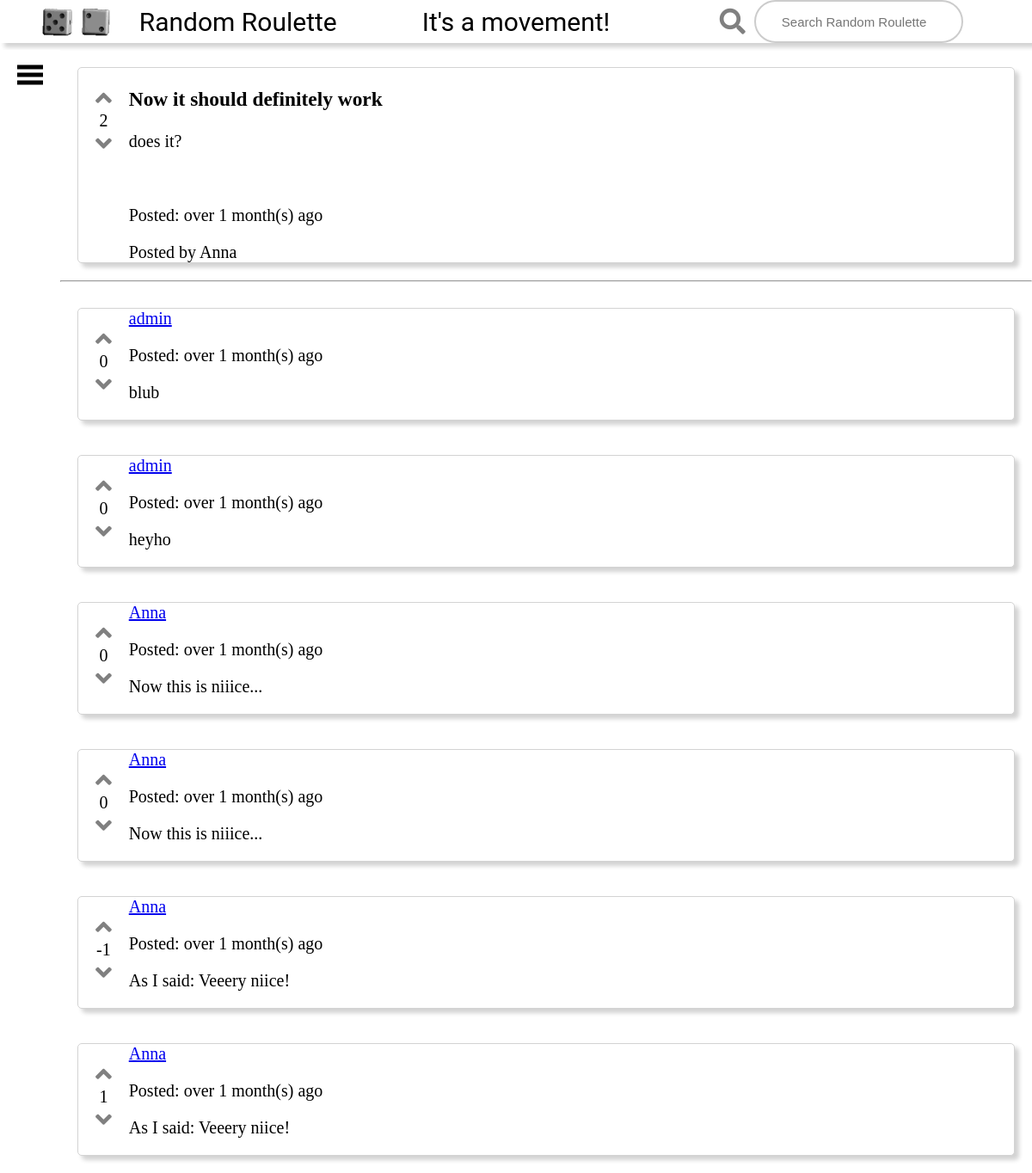
The app's page /post/14/ with its own data.
### posts/models.py (models this page shows, shortened)
class Post(models.Model):
    creator = models.ForeignKey(User, on_delete=models.DO_NOTHING, default=0)
    post_title = models.CharField(max_length=200)
    post_text = models.CharField(max_length=500)
    pub_date = models.DateTimeField('date published')
    up_votes_list = models.ManyToManyField(User, related_name='vote_list', blank=True)
    down_votes_list = models.ManyToManyField(User, related_name='down_votes_list', blank=True)
    post_image = models.ImageField(upload_to='uploads/%Y/%m/%d/', blank=True)
    def up_vote_count(self):
        return self.up_votes_list.count()
    def down_vote_count(self):
        return self.down_votes_list.count()
    def pub_date_printable(self):
        if timezone.now().year - self.pub_date.year > 0:
            return "over " + str(timezone.now().year - self.pub_date.year) + " year(s) ago"
        if timezone.now().month - self.pub_date.month > 0:
            return "over " + str(timezone.now().month - self.pub_date.month) + " month(s) ago"
    def vote_difference(self):
            return self.up_vote_count() - self.down_vote_count()

class Comment(models.Model):
    post = models.ForeignKey(Post, on_delete=models.CASCADE)
    creator = models.ForeignKey(User, on_delete=models.DO_NOTHING, default=0)
    comment_text = models.CharField(max_length=500)
    pub_date = models.DateTimeField('date published')
    up_votes_list = models.ManyToManyField(User, related_name='comment_vote_list', blank=True)
    down_votes_list = models.ManyToManyField(User, related_name='comment_down_vote_list', blank=True)
    def up_vote_count(self):
        return self.up_votes_list.count()
    def down_vote_count(self):
        return self.down_votes_list.count()
    def vote_difference(self):
            return self.up_vote_count() - self.down_vote_count()
    def pub_date_printable(self):
        if timezone.now().year - self.pub_date.year > 0:
            return "over " + str(timezone.now().year - self.pub_date.year) + " year(s) ago"
        if timezone.now().month - self.pub_date.month > 0:
            return "over " + str(timezone.now().month - self.pub_date.month) + " month(s) ago"

### posts/views.py (the view)
# urls.py: path('<int:post_id>/', views.detail, name='detail'),
def detail(request, post_id):
    current_post = get_object_or_404(Post, pk=post_id)
    current_user = request.user
    has_voted = has_already_voted(current_post, current_user)
    has_down_voted = has_already_down_voted(current_post, current_user)
    return render(request, 'detail.html',
                  {'post': current_post, 'has_voted': has_voted, 'has_down_voted': has_down_voted})

### posts/views.py (called while the page is built)
def has_already_voted(current_post, current_user):
    if current_post.up_votes_list.filter(username=current_user.username).exists():
        return 1
    else:
        return 0

def has_already_down_voted(current_post, current_user):
    if current_post.down_votes_list.filter(username=current_user.username).exists():
        return 1
    else:
        return 0

### posts/templates/detail.html (shortened to what this page needs)
{% extends 'base_generic.html' %}
{% block content %}
    {% load static %}
    <link rel="stylesheet" href="{% static 'css/postStyle.css' %}">
    <div class="comment">
        <div class="voting-section">
            <a class="fas fa-angle-up like" href="{% url 'posts:vote' post.id %}" id="like"></a>
            <div class="score likes">{{ post.vote_difference }}</div>
            <a class="fas fa-angle-down  dislike" href="{% url 'posts:down_vote' post.id %}" id="dislike"></a>
        </div>
        <div class="link">
            <h3>{{ post.post_title }}</h3>
            <p>{{ post.post_text }}</p>
            <p>Posted: {{ post.pub_date_printable }}</p>
            <a href='#'>Posted by {{ post.creator }}</a>
        </div>
    </div>
    <hr>
    <div class="commentblock">
        {% for comment in post.comment_set.all %}
            <div class="comment">
                <div class="voting-section">
                    <a class="fas fa-angle-up like" href="{% url 'posts:vote_comment' comment.id 0 %}"
                       id="like_comment_{{ forloop.counter }}"></a>
                    <div class="score likes">{{ comment.vote_difference }}</div>
                    <a class="fas fa-angle-down  dislike" href="{% url 'posts:vote_comment' comment.id 1 %}"
                       id="dislike_comment_{{ forloop.counter }}"></a>
                </div>
                <div>
                    <a href="{% url 'users:profile' comment.creator %}">{{ comment.creator }}</a>
                    <p>Posted: {{ comment.pub_date_printable }}</p>
                    <p>{{ comment.comment_text }}</p>
                </div>
            </div>
        {% endfor %}
    </div>
{% endblock %}

### posts/static/css/styles.css (style rules this page uses)
html, body { width: 100%; height: 100%; font-size: 62.5%; display: flex; flex-direction: column; margin: 0; padding: 0; }

### posts/static/css/postStyle.css (style rules this page uses)
.link a { font-size: 2rem; margin: 1rem 0rem 0rem 0rem; display: block; color: black; text-decoration: none; }

### posts/static/css/votingsection.css (style rules this page uses)
.voting-section { display: flex; flex-direction: column; text-align: center; margin: 2rem; padding: 0; }
.like { font-size: 3rem; display: block; cursor: pointer; color: grey; text-decoration: none; }
.dislike { font-size: 3rem; display: block; cursor: pointer; color: gray; text-decoration: none; }
.score { font-size: 2rem; }

### posts/static/css/commentsection.css (style rules this page uses)
.commentblock { display:flex; flex-direction: column; }
.comment { display:flex; background-color: white; margin: 2rem 2rem 2rem 2rem; list-style-type: none; border-radius: 0.5rem; border: 1px solid lightgrey; box-shadow: 5px 5px 5px lightgray; }

### records on screen
Post: vote_difference "2", post_title "Now it should definitely work", post_text "does it?", pub_date_printable "over 1 month(s) ago", creator "Anna"
Comment: vote_difference "0", creator "admin", pub_date_printable "over 1 month(s) ago", comment_text "blub"
Comment: vote_difference "0", creator "admin", pub_date_printable "over 1 month(s) ago", comment_text "heyho"
Comment: vote_difference "0", creator "Anna", pub_date_printable "over 1 month(s) ago", comment_text "Now this is niiice..."
Comment: vote_difference "0", creator "Anna", pub_date_printable "over 1 month(s) ago", comment_text "Now this is niiice..."
Comment: vote_difference "-1", creator "Anna", pub_date_printable "over 1 month(s) ago", comment_text "As I said: Veeery niice!"
Comment: vote_difference "1", creator "Anna", pub_date_printable "over 1 month(s) ago", comment_text "As I said: Veeery niice!"
